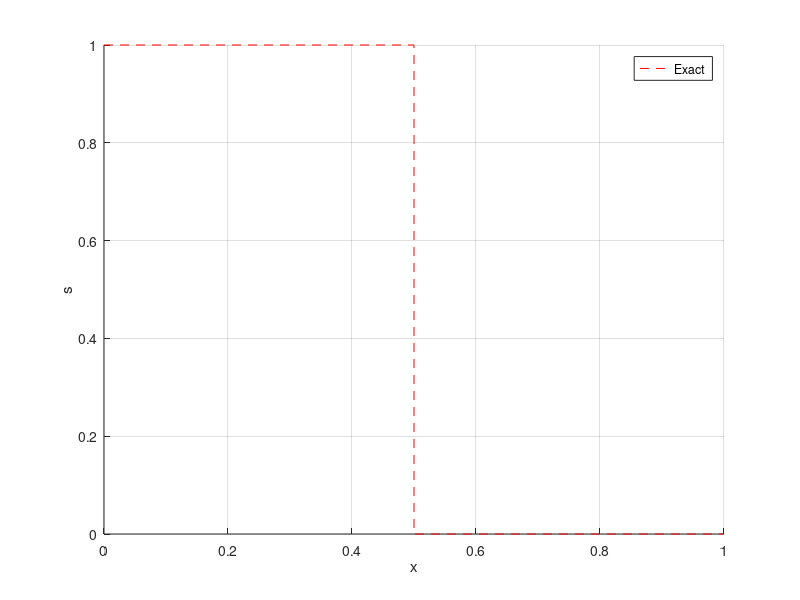

This chart was generated by the following MATLAB code:
% Run script with -h to show usage

USAGE={'Usage: octave plot_scalar_diffusion.m [OPTIONS]', ...
'Options:', ...
'  -i  <filename> <name>: Loads filename and plots with legen entry name, can be specific multiple times', ...
'  -y  <y_min> <y_max>: Sets the Y axis limits for the plot', ...
'  -s <filename>: Saves a copy of the plot to <filename>.png then exits', ...
'', ...
'Plots the diffusion of a passive scalar across a domain.'};
USAGE = sprintf('%s\n',USAGE{:});

if strcmp(argv(){1}, '-h')
    disp(USAGE);
    return;
end

file_paths = {};
source_names = {};
n_sources = 0;

% Extract optional Y axis limits from input arguments
y_lim = [];
save_plot = false;
plot_image_name = '';

i = 1;
while i + 1 <= length(argv())
    if strcmp(argv(){i}, '-i')
        n_sources = n_sources + 1;
        file_paths{n_sources} = argv(){i + 1};
        source_names{n_sources} = argv(){i + 2};
        i = i + 3;
    elseif strcmp(argv(){i}, '-y')
        y_lim = [str2double(argv(){i + 1}), str2double(argv(){i + 2})];
        i = i + 3;
    elseif strcmp(argv(){i}, '-s')
        save_plot = true;
        plot_image_name = argv(){i + 1};
        i = i + 2;
    else
        fprintf('Unrecognized argument: %s\n', argv(){i})
        i = i + 1;
    end
end

f = figure('NumberTitle', 'off', 'Name', 'Scalar Diffusion');
hold on;

plot([0, 0.5, 0.5, 1], [1, 1, 0, 0], '--r', 'DisplayName', 'Exact');

for i=1:n_sources
    % Extract data from the file and normalize the distance
    file_id = fopen(file_paths{i});
    data = textscan(file_id, '%f%f', 'Delimiter',',', 'HeaderLines', 1, 'CollectOutput', 1);

    x = data{1}(:, 1);
    x = x / max(x);

    s = data{1}(:, 2);

    plot(x, s, 'DisplayName', source_names{i});
end

grid on;
xlabel('x');
ylabel('s');

leg = legend(gca, 'show');
% leg.Location = 'northwest';

xlim([0, 1])
if ~isempty(y_lim)
    ylim(y_lim);
end

if save_plot
    saveas(gcf, strcat(plot_image_name, '.png'))
    return;
else
    waitfor(f)
end
